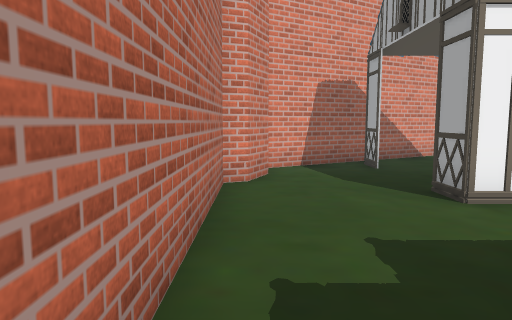
View 1 (above)

24 first-person views from a walk through a scene from a Unity 3-D project. The camera is 1.2 m above the floor, tilts 6° down and sees 70° across. The floor is counted in squares, 1 m on a side. Each view is taken from the middle of a square. On the plan, view 1 faces up. The plan holds only what a view shows up to about 15 squares ahead; the rest is blank. The place goes on beyond the plan. The player character is not drawn. Some animated figures are not drawn. Some surface patterns are stand-ins.

View 2
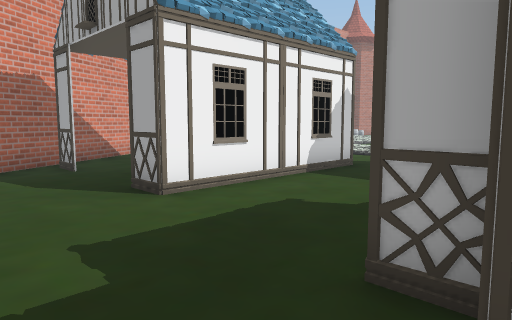

View 3
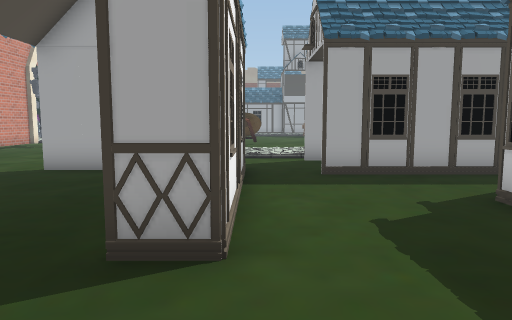

View 4
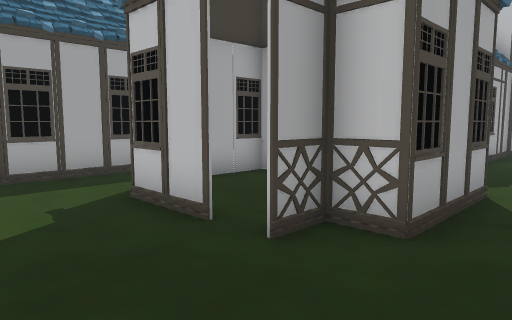

View 5
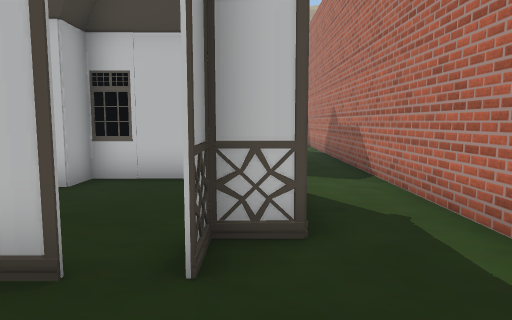

View 6
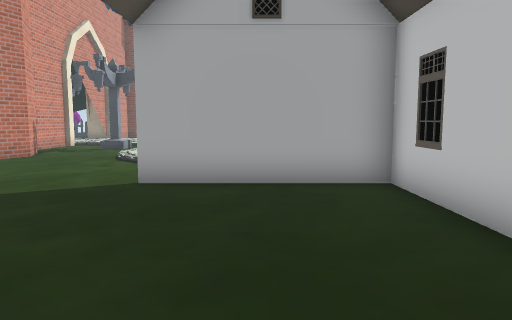

View 7
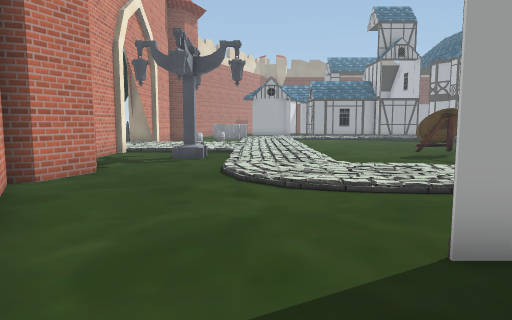

View 8
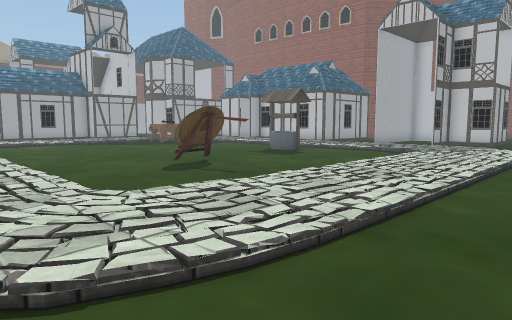

View 9
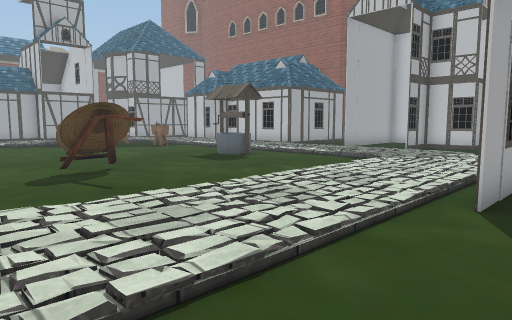

View 10
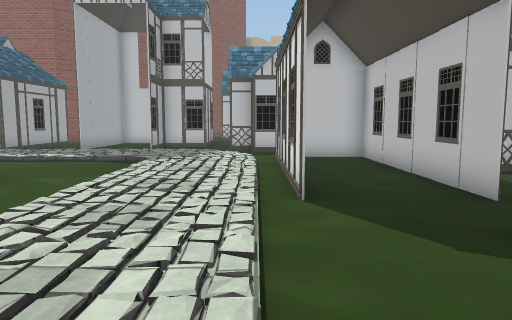

View 11
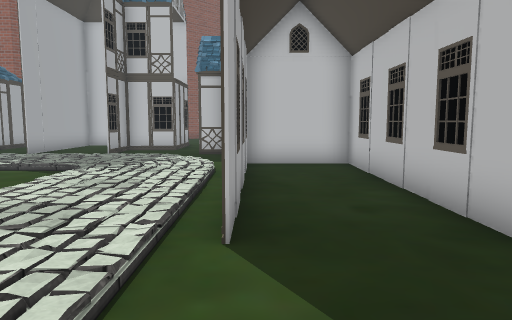

View 12
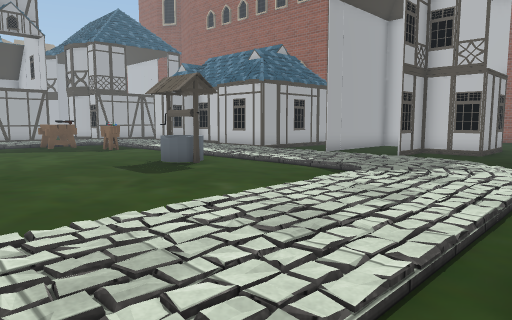

View 13
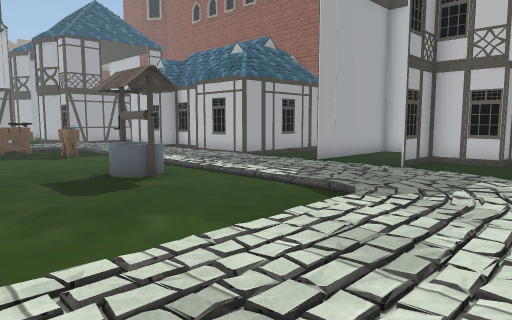

View 14
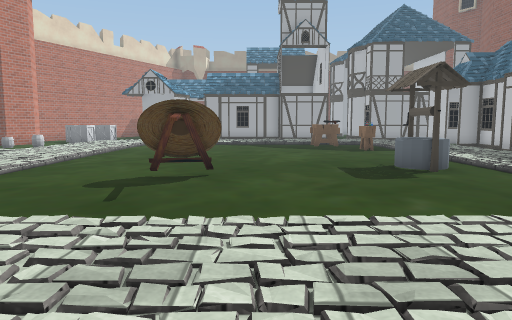

View 15
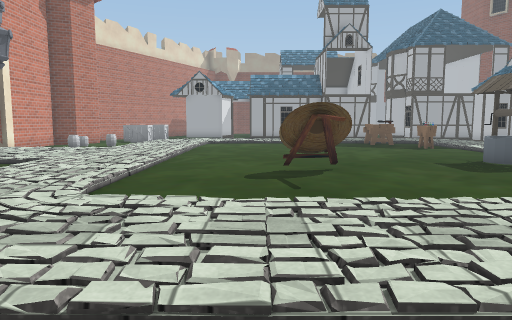

View 16
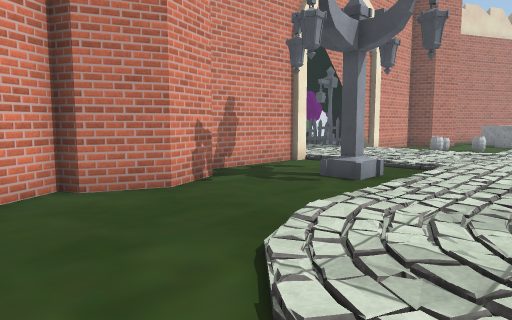

View 17
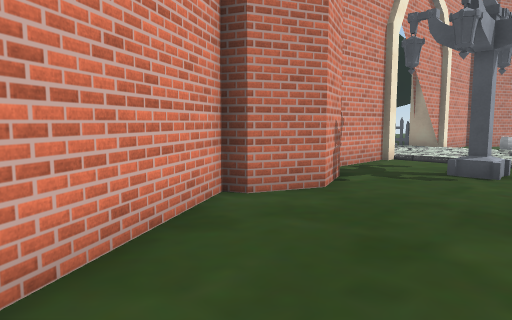

View 18
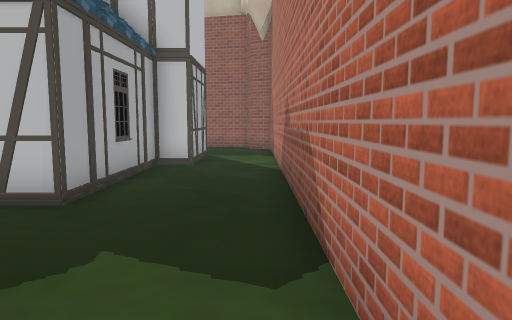

View 19
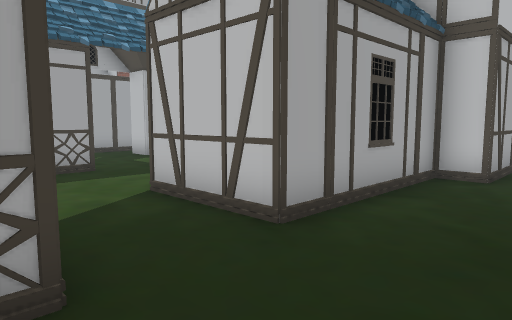

View 20
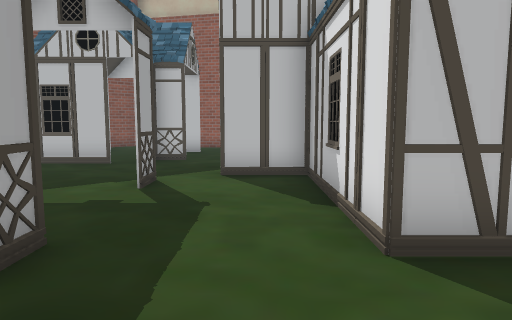

View 21
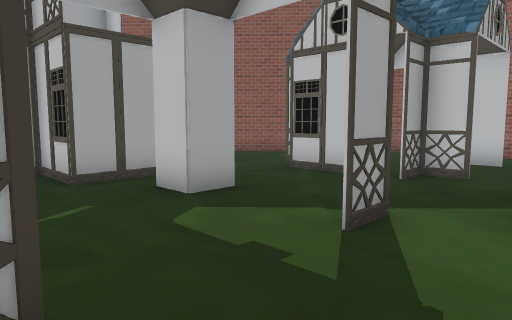

View 22
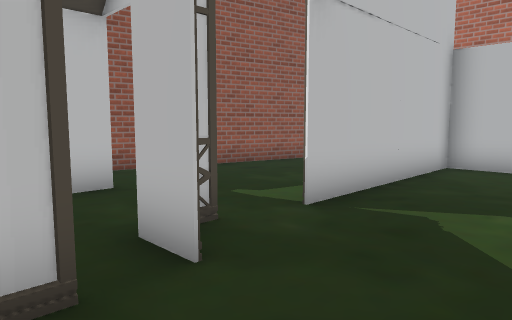

View 23
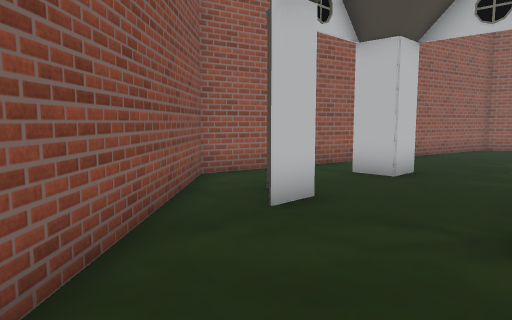

View 24
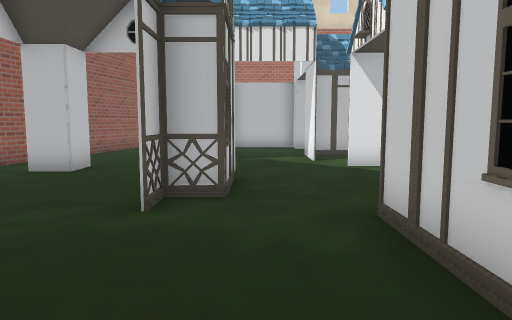

### Floor plan
Key: @ floor where view 1 was taken; # wall or solid block; . main floor; : floor 0.25 m higher than the main floor; / step, stairs or slope; H house; L lamp; T thing the floor can be seen under or through; W well; A table; B barrel.
Columns run from 1 left of view 1 to 26 right of it. Each row starts with its distance up from view 1.
 18                        ::
 17              ### #####:::##
 16            ###.###....::::.
 15           ##..........:::..B
 14           .........L...:::.
 13       ## .......///////:::.
 12     ###........://///::::::
 11    ##.........::.::.:::::::
 10  ###H.....H..//.:::.:::::::
  9  #........H..//.:..........
  8  #........H../.::..........
  7 ##........H..//:...........
  6 #...H.....H..//:...TT......
  5 #...HHHHHHH../.:...TT......
  4 #............//............
  3 #........H..H/::...........
  2 #........H..H.::...........
  1 #..HHHHH.H..H:::...........
  0 #@.H...H.H..H........WW ...
 -1 #.HH...H H..H/.::....WW ...A
 -2 #.HH...H H..H//:.::.:::::::
 -3 #..HH.HH.HHHH//.:::..:::::
 -4 #...HHH     ..:://./.:/::::
 -5 #.......... H...///////HHHH
 -6 #...HHHH..H HHH........H
 -7 #...H  H......H..H..H..H
 -8 #...H  H........HH..H .H
 -9 #...H  H......HH   .H
-10 #...H  H..H..H.H   .H
-11 #..HH..HHH.....HHHHHH
-12 #..H...............
-13 #..H............... .
-14 #..HHHHHHH.H.HHH....
-15 #...   ............
-16 #...  .............#
-17 ##.........H...H..##
-18  ##........H..H..##
-19   #####  .......##
-20          ###...##
-21            #####

Positions as (right, up) in squares from view 1, and headings:
1: (0, 0), facing up
2: (0, 0), facing up-right
3: (0, 5), facing right
4: (0, 4), facing down-right
5: (2, 4), facing down
6: (2, 8), facing right
7: (6, 12), facing right
8: (10, 12), facing down-right
9: (10, 9), facing down-right
10: (12, 9), facing down
11: (11, 7), facing down
12: (11, 6), facing down-right
13: (12, 4), facing down-right
14: (11, 4), facing right
15: (10, 7), facing right
16: (11, 10), facing up-right
17: (9, 12), facing up-right
18: (0, -1), facing down
19: (0, -3), facing down-right
20: (7, -3), facing down
21: (7, -6), facing down-right
22: (12, -11), facing down-left
23: (18, -14), facing down-left
24: (19, -13), facing left
